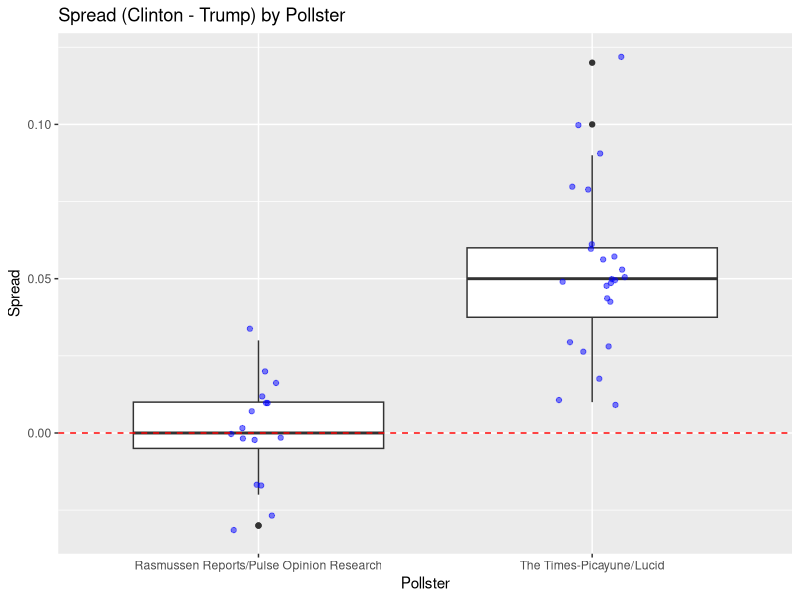

The R script that drew this image:
# Load necessary packages and data
library(dslabs)
library(dplyr)
library(ggplot2)
data("polls_us_election_2016")

# Filter and calculate spread
polls <- polls_us_election_2016 |>  
  filter(pollster %in% c("Rasmussen Reports/Pulse Opinion Research",
                         "The Times-Picayune/Lucid") &
           enddate >= "2016-10-15" &
           state == "U.S.") |> 
  mutate(spread = rawpoll_clinton / 100 - rawpoll_trump / 100)

# Boxplot with jittered points
ggplot(polls, aes(x = pollster, y = spread)) +
  geom_boxplot() +
  geom_jitter(width = 0.1, alpha = 0.5, color = "blue") +
  geom_hline(yintercept = 0, linetype = "dashed", color = "red") +
  labs(title = "Spread (Clinton - Trump) by Pollster",
       x = "Pollster", y = "Spread")

# Compute standard deviation by pollster
sigma <- polls |> group_by(pollster) |> summarize(s = sd(spread))
sigma

# Summarize average, standard deviation, and poll count
res <- polls |> group_by(pollster) |> 
  summarize(avg = mean(spread), s = sd(spread), N = n()) 
res

# Calculate estimate difference and standard error
estimate <- res$avg[2] - res$avg[1]
se_hat <- sqrt(res$s[2]^2/res$N[2] + res$s[1]^2/res$N[1])

# Compute two-sided p-value for difference in means
z <- estimate / se_hat
p_value <- 2 * (1 - pnorm(abs(z)))
p_value

# Additional polling data filtering for 5+ polls
polls <- polls_us_election_2016 |> 
  filter(enddate >= "2016-10-15" &
           state == "U.S.") |>
  group_by(pollster) |>
  filter(n() >= 5) |> 
  mutate(spread = rawpoll_clinton / 100 - rawpoll_trump / 100) |>
  ungroup()

# Compute pollster-wise mean and standard deviation
var <- polls |> 
  group_by(pollster) |> 
  summarize(mean = mean(spread), sd = sd(spread))
var
